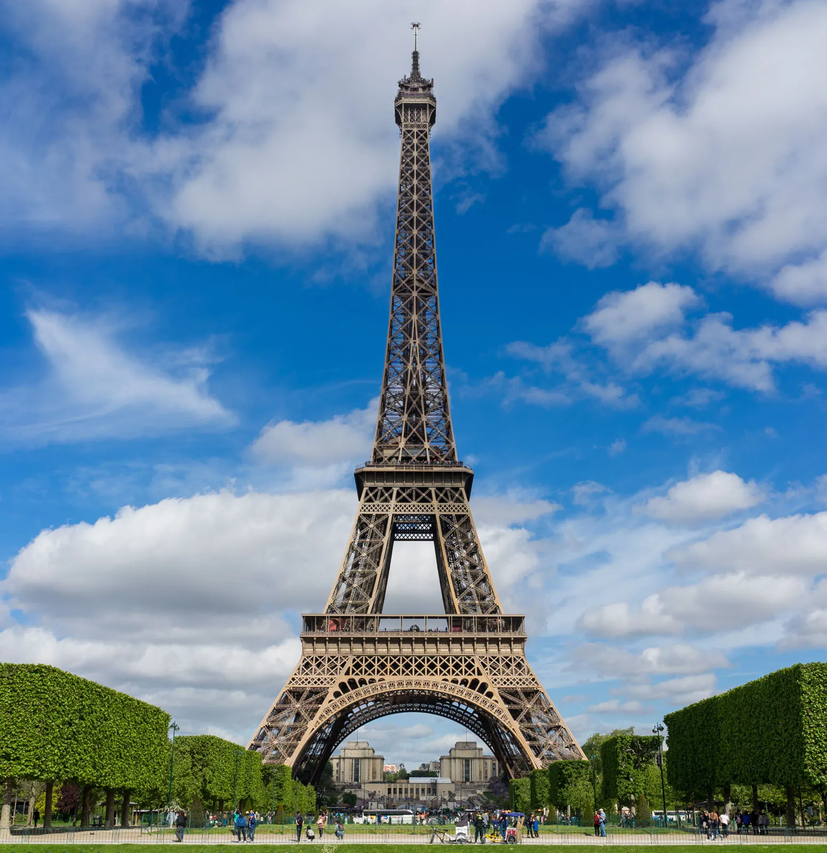
#> input picture images/Eiffel-1.png, 827 x 853 px, shrunk from 1551 x 1600 before the run, given in place of Flowers.png, which was not available
$ jupyter execute --allow-errors q4.ipynb   (text cells are left out)
#> lines starting #> are read from the running program, lines starting #| are printed output that depends on the picture; pictures that were not available may be replaced by others from this repository, and a replacement may not be noted
[cell 1]
import cv2
import matplotlib.pyplot as plt
import numpy as np

[cell 2]
img1 = cv2.imread('images/Flowers.png')
#> img1 is the input picture: shape (853, 827, 3); mean B, G, R 160.8, 136.6, 105.5
img1 = cv2.cvtColor(img1, cv2.COLOR_BGR2GRAY)
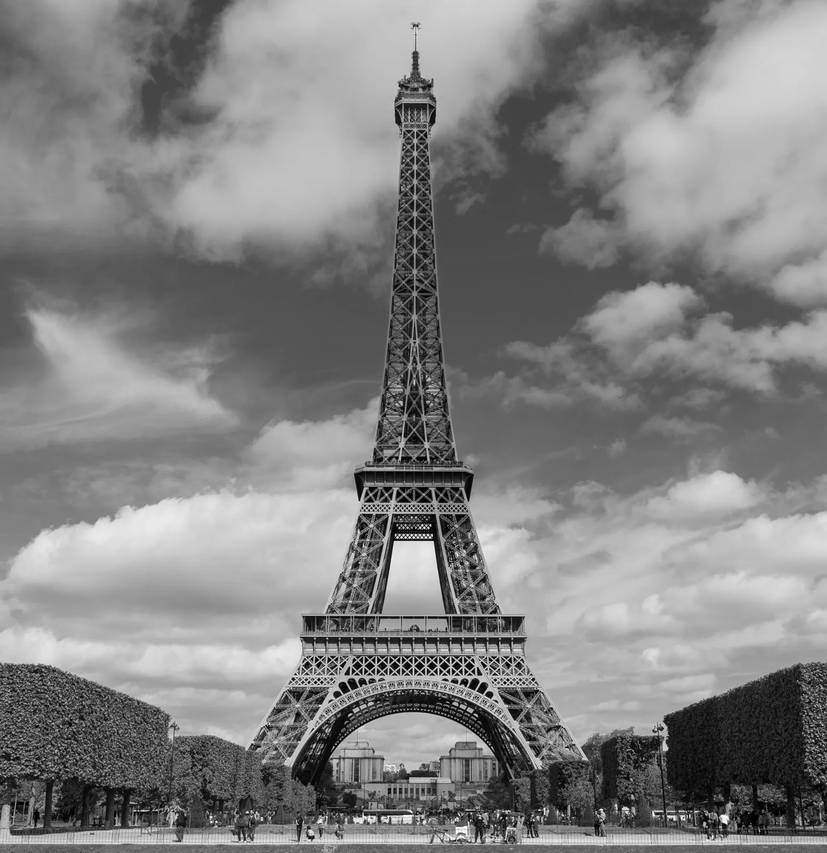
#> img1: shape (853, 827); min 0, max 255, mean 130
img2 = cv2.imread('images/Road.png')
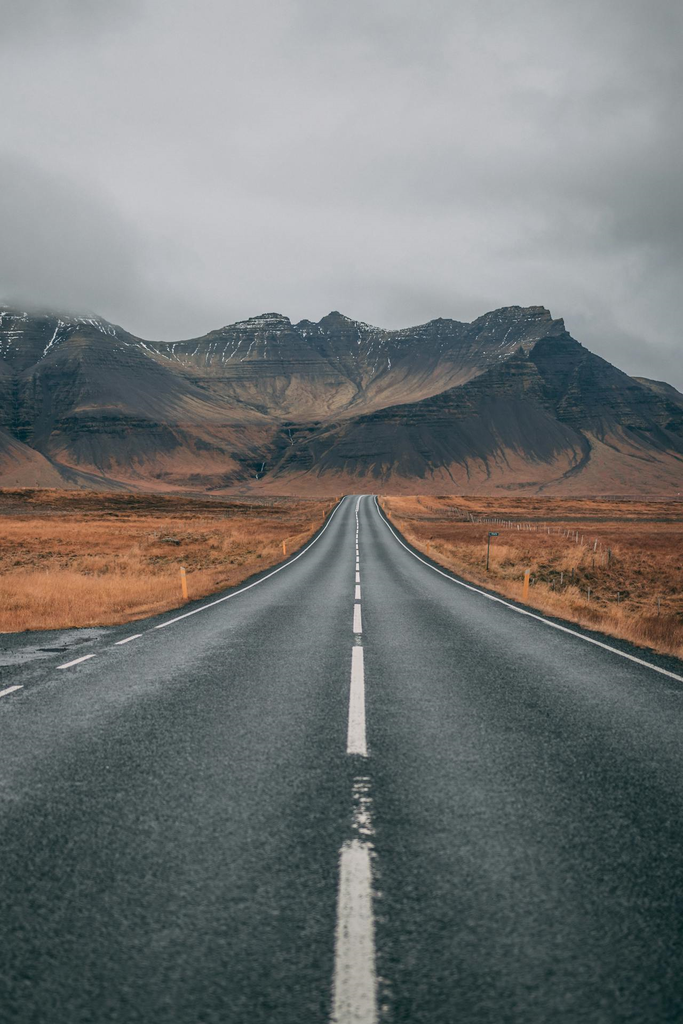
#> input picture images/Road.png, 683 x 1024 px, shrunk from 1280 x 1920 before the run
#> img2 is the input picture: shape (1024, 683, 3); mean B, G, R 116.3, 117.2, 114.7
img2 = cv2.cvtColor(img2,cv2.COLOR_BGR2GRAY)
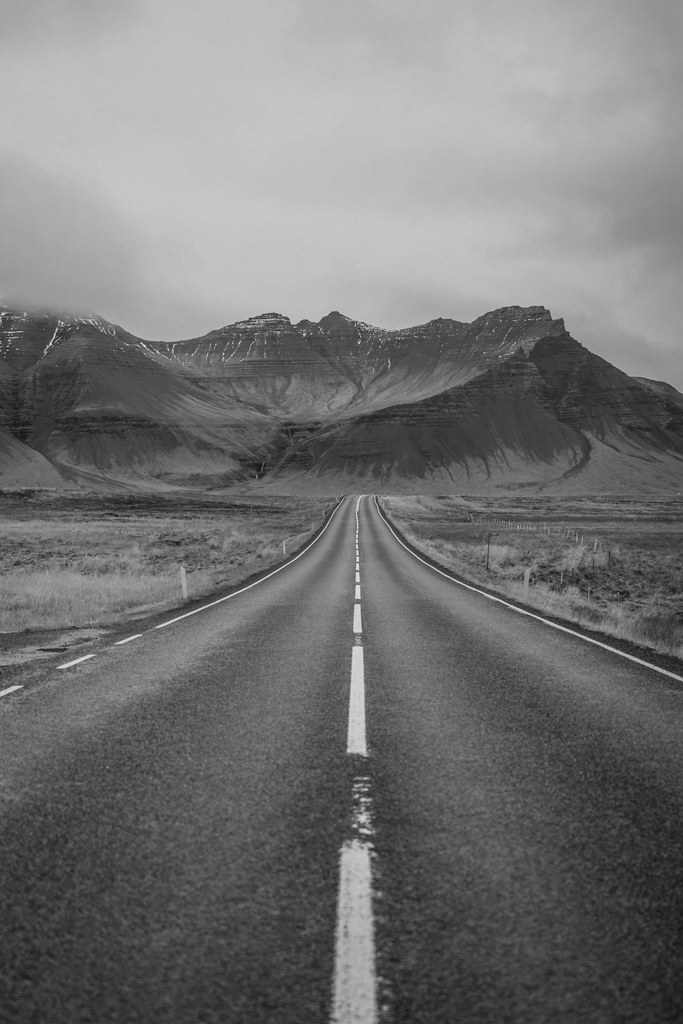
#> img2: shape (1024, 683); min 20, max 234, mean 116.3

[cell 3]
plt.figure(figsize=(10,5))
plt.subplot(1,2,1)
plt.imshow(img1, cmap='gray')

plt.subplot(1,2,2)
plt.imshow(img2,cmap='gray')
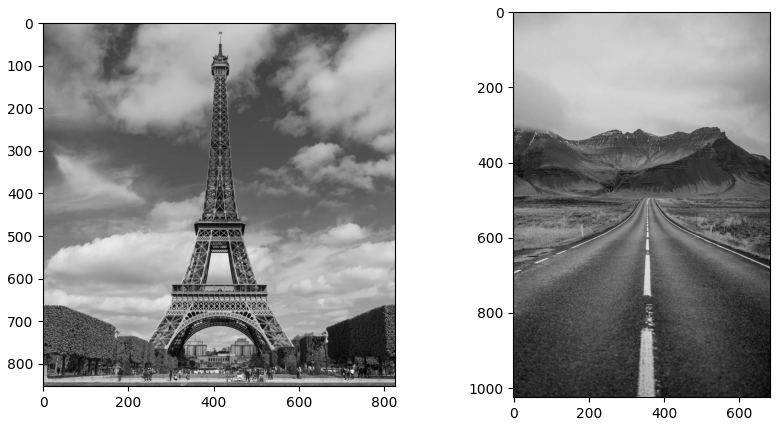
#> figure drawn by matplotlib, 2 panels

[cell 4]
img1.shape
#> Out = (853, 827)

[cell 5]
img2.shape
#> Out = (1024, 683)
